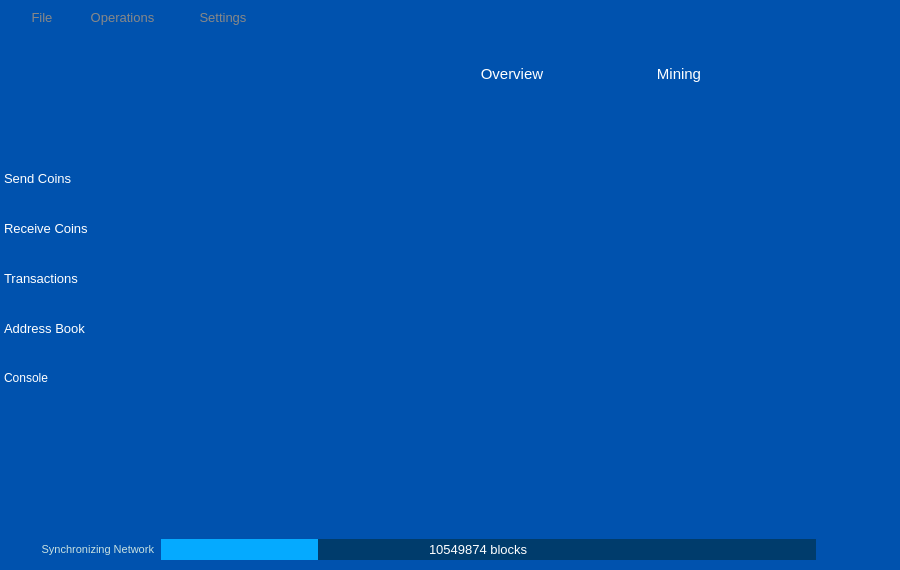
<?xml version="1.0" encoding="UTF-8"?>
<ui version="4.0">
 <class>MainWindow</class>
 <widget class="QMainWindow" name="MainWindow">
  <property name="geometry">
   <rect>
    <x>0</x>
    <y>0</y>
    <width>900</width>
    <height>570</height>
   </rect>
  </property>
  <property name="font">
   <font>
    <stylestrategy>PreferAntialias</stylestrategy>
   </font>
  </property>
  <property name="windowTitle">
   <string>MainWindow</string>
  </property>
  <property name="styleSheet">
   <string notr="true">#MainWindow {
	background-color: rgb(0, 82, 174);
}

QMenu {
    background-color: #0052AE;
    border: 0px solid black;
}

QMenu::item {
    background-color: transparent;
	color: #deeef1;
    padding: 4px 10px 4px 20px;
}

QMenu::item:selected {
    background-color: #0099СС;
	color: #FFFFFF;
    border: none;
}

/* ================= combobox */
QComboBox {
    border: 1px solid #ededed;
    padding: 0px 18px 0px 3px;
    min-width: 20px;
	min-height: 20px;
 }

 QComboBox:editable {
     background: white;
 }

 QComboBox:!editable{
      background-color: #fafcfc;
 }

QComboBox:disabled {
	background-color: #e0e0e0;
}

 QComboBox:!editable:on {
     background-color: #fafcfc;
 }

 QComboBox:on {
     /*padding-top: 3px;
     padding-left: 4px;*/
 }

QComboBox::drop-down {
    subcontrol-origin: padding;
    subcontrol-position: top right;
    width: 20px;
	background-color: #0099CC;

    border-left-width: 1px;
    border-left-color: darkgray;
    border-left-style: solid;
}
QComboBox::drop-down:hover, QComboBox::drop-down:on {
	background-color: #0099CC;
}

 QComboBox::down-arrow {
	image: url(:/res/combo_arrow.png);
 }

 QComboBox::down-arrow:on {
/*     top: 1px;
     left: 1px;*/
 }

/* =========== QLineEdit =============*/
QLineEdit {
	border: 0px solid gray;
}
QLineEdit:disabled {
	background-color: #e0e0e0;
}
/* =========== header ===============*/
QWidget[is_header=&quot;true&quot;] {
	background-color: #D8DFE9;
}
/* =========== CheckBox ==============*/
QCheckBox {
    spacing: 5px;
	color: #0052AE;
}

QCheckBox::indicator {
    width: 12px;
    height: 12px;
}

QCheckBox::indicator:unchecked {
	image: url(:/res/check_unchecked.png);
}

QCheckBox::indicator:unchecked:hover {
    image: url(:/res/check_unchecked.png);
}

QCheckBox::indicator:unchecked:pressed {
    image: url(:/res/check_unchecked.png);
}

QCheckBox::indicator:checked {
	image: url(:/res/check_checked.png);
}

QCheckBox::indicator:checked:hover {
    image: url(:/res/check_checked.png);
}

QCheckBox::indicator:checked:pressed {
    image: url(:/res/check_checked.png);
}
</string>
  </property>
  <widget class="QWidget" name="centralWidget">
   <widget class="QPushButton" name="pushButton_6">
    <property name="geometry">
     <rect>
      <x>-1</x>
      <y>160</y>
      <width>141</width>
      <height>36</height>
     </rect>
    </property>
    <property name="sizePolicy">
     <sizepolicy hsizetype="Minimum" vsizetype="Expanding">
      <horstretch>0</horstretch>
      <verstretch>0</verstretch>
     </sizepolicy>
    </property>
    <property name="font">
     <font>
      <pointsize>10</pointsize>
      <stylestrategy>PreferAntialias</stylestrategy>
     </font>
    </property>
    <property name="focusPolicy">
     <enum>Qt::NoFocus</enum>
    </property>
    <property name="styleSheet">
     <string notr="true">QPushButton {
	text-align:left;
	border: 0px solid gray;
	padding: 3px 5px 3px 5px;
	color: white;
}

QPushButton:pressed:flat {
	background-color: #0075d1;
}

QPushButton:hover {
	background-color: #0075d1;
}</string>
    </property>
    <property name="text">
     <string>Send Coins</string>
    </property>
    <property name="icon">
     <iconset resource="../res.qrc">
      <normaloff>:/res/download.png</normaloff>:/res/download.png</iconset>
    </property>
    <property name="iconSize">
     <size>
      <width>36</width>
      <height>36</height>
     </size>
    </property>
    <property name="flat">
     <bool>true</bool>
    </property>
   </widget>
   <widget class="QPushButton" name="pushButton_7">
    <property name="geometry">
     <rect>
      <x>-1</x>
      <y>210</y>
      <width>141</width>
      <height>36</height>
     </rect>
    </property>
    <property name="sizePolicy">
     <sizepolicy hsizetype="Minimum" vsizetype="Expanding">
      <horstretch>0</horstretch>
      <verstretch>0</verstretch>
     </sizepolicy>
    </property>
    <property name="font">
     <font>
      <pointsize>10</pointsize>
      <stylestrategy>PreferAntialias</stylestrategy>
     </font>
    </property>
    <property name="styleSheet">
     <string notr="true">QPushButton {
	text-align:left;
	border: 0px solid gray;
	padding: 3px 5px 3px 5px;
	color: white;
}

QPushButton:pressed:flat {
	background-color: #0075d1;
}

QPushButton:hover {
	background-color: #0075d1;
}</string>
    </property>
    <property name="text">
     <string>Receive Coins</string>
    </property>
    <property name="icon">
     <iconset resource="../res.qrc">
      <normaloff>:/res/upload.png</normaloff>:/res/upload.png</iconset>
    </property>
    <property name="iconSize">
     <size>
      <width>36</width>
      <height>36</height>
     </size>
    </property>
    <property name="flat">
     <bool>true</bool>
    </property>
   </widget>
   <widget class="QPushButton" name="pushButton_8">
    <property name="geometry">
     <rect>
      <x>-1</x>
      <y>260</y>
      <width>141</width>
      <height>36</height>
     </rect>
    </property>
    <property name="sizePolicy">
     <sizepolicy hsizetype="Minimum" vsizetype="Expanding">
      <horstretch>0</horstretch>
      <verstretch>0</verstretch>
     </sizepolicy>
    </property>
    <property name="font">
     <font>
      <pointsize>10</pointsize>
      <stylestrategy>PreferAntialias</stylestrategy>
     </font>
    </property>
    <property name="styleSheet">
     <string notr="true">QPushButton {
	text-align:left;
	border: 0px solid gray;
	padding: 3px 5px 3px 5px;
	color: white;
}

QPushButton:pressed:flat {
	background-color: #0075d1;
}

QPushButton:hover {
	background-color: #0075d1;
}</string>
    </property>
    <property name="text">
     <string>Transactions</string>
    </property>
    <property name="icon">
     <iconset resource="../res.qrc">
      <normaloff>:/res/transactions.png</normaloff>:/res/transactions.png</iconset>
    </property>
    <property name="iconSize">
     <size>
      <width>36</width>
      <height>36</height>
     </size>
    </property>
    <property name="flat">
     <bool>true</bool>
    </property>
   </widget>
   <widget class="QPushButton" name="pushButton_12">
    <property name="geometry">
     <rect>
      <x>-1</x>
      <y>310</y>
      <width>141</width>
      <height>36</height>
     </rect>
    </property>
    <property name="sizePolicy">
     <sizepolicy hsizetype="Minimum" vsizetype="Expanding">
      <horstretch>0</horstretch>
      <verstretch>0</verstretch>
     </sizepolicy>
    </property>
    <property name="font">
     <font>
      <pointsize>10</pointsize>
      <stylestrategy>PreferAntialias</stylestrategy>
     </font>
    </property>
    <property name="styleSheet">
     <string notr="true">QPushButton {
	text-align:left;
	border: 0px solid gray;
	padding: 3px 5px 3px 5px;
	color: white;
}

QPushButton:pressed:flat {
	background-color: #0075d1;
}

QPushButton:hover {
	background-color: #0075d1;
}</string>
    </property>
    <property name="text">
     <string>Address Book</string>
    </property>
    <property name="icon">
     <iconset resource="../res.qrc">
      <normaloff>:/res/address_book.png</normaloff>:/res/address_book.png</iconset>
    </property>
    <property name="iconSize">
     <size>
      <width>36</width>
      <height>36</height>
     </size>
    </property>
    <property name="flat">
     <bool>true</bool>
    </property>
   </widget>
   <widget class="QPushButton" name="bHelp">
    <property name="geometry">
     <rect>
      <x>-1</x>
      <y>360</y>
      <width>141</width>
      <height>36</height>
     </rect>
    </property>
    <property name="sizePolicy">
     <sizepolicy hsizetype="Minimum" vsizetype="Expanding">
      <horstretch>0</horstretch>
      <verstretch>0</verstretch>
     </sizepolicy>
    </property>
    <property name="minimumSize">
     <size>
      <width>30</width>
      <height>30</height>
     </size>
    </property>
    <property name="styleSheet">
     <string notr="true">QPushButton {
	text-align:left;
	border: 0px solid gray;
	padding: 3px 5px 3px 5px;
	color: white;
}

QPushButton:pressed:flat {
	background-color: #0075d1;
}

QPushButton:hover {
	background-color: #0075d1;
}
</string>
    </property>
    <property name="text">
     <string>Console</string>
    </property>
    <property name="icon">
     <iconset resource="../res.qrc">
      <normaloff>:/res/help.png</normaloff>:/res/help.png</iconset>
    </property>
    <property name="iconSize">
     <size>
      <width>36</width>
      <height>36</height>
     </size>
    </property>
    <property name="flat">
     <bool>true</bool>
    </property>
   </widget>
   <widget class="QWidget" name="layoutWidget">
    <property name="geometry">
     <rect>
      <x>0</x>
      <y>0</y>
      <width>2</width>
      <height>2</height>
     </rect>
    </property>
    <layout class="QHBoxLayout" name="horizontalLayout_8">
     <property name="spacing">
      <number>0</number>
     </property>
    </layout>
   </widget>
   <widget class="QWidget" name="wHeader" native="true">
    <property name="geometry">
     <rect>
      <x>0</x>
      <y>0</y>
      <width>902</width>
      <height>127</height>
     </rect>
    </property>
    <property name="sizePolicy">
     <sizepolicy hsizetype="Preferred" vsizetype="Fixed">
      <horstretch>0</horstretch>
      <verstretch>0</verstretch>
     </sizepolicy>
    </property>
    <property name="minimumSize">
     <size>
      <width>0</width>
      <height>127</height>
     </size>
    </property>
    <property name="maximumSize">
     <size>
      <width>16777215</width>
      <height>127</height>
     </size>
    </property>
    <property name="styleSheet">
     <string notr="true">#wHeader {
	background-color: rgb(0, 82, 174);
}

QWidget {
	color: white;
}</string>
    </property>
    <layout class="QHBoxLayout" name="horizontalLayout_4" stretch="0">
     <property name="spacing">
      <number>0</number>
     </property>
     <property name="leftMargin">
      <number>0</number>
     </property>
     <property name="topMargin">
      <number>0</number>
     </property>
     <property name="rightMargin">
      <number>0</number>
     </property>
     <property name="bottomMargin">
      <number>0</number>
     </property>
     <item>
      <layout class="QVBoxLayout" name="verticalLayout_2" stretch="0">
       <property name="spacing">
        <number>0</number>
       </property>
       <item>
        <widget class="QWidget" name="wCaption" native="true">
         <property name="styleSheet">
          <string notr="true">#wCaption {
	
	background-image: url(:/res/wallet-header.jpg);
}

QWidget {
	color: white;
}</string>
         </property>
         <widget class="QPushButton" name="pushButton_9">
          <property name="geometry">
           <rect>
            <x>19</x>
            <y>-2</y>
            <width>46</width>
            <height>38</height>
           </rect>
          </property>
          <property name="sizePolicy">
           <sizepolicy hsizetype="Maximum" vsizetype="Expanding">
            <horstretch>0</horstretch>
            <verstretch>0</verstretch>
           </sizepolicy>
          </property>
          <property name="font">
           <font>
            <pointsize>10</pointsize>
            <stylestrategy>PreferAntialias</stylestrategy>
           </font>
          </property>
          <property name="styleSheet">
           <string notr="true">QPushButton {
	border: 0px solid #0099CC;
	margin: 0px;
	padding: 10px;
	background-color: transparent;
	color: #888888;
}

QPushButton:pressed {
	border: 0px solid #0075d1;
	margin: 0px;
	background-color: rgb(0, 153, 204);
}</string>
          </property>
          <property name="text">
           <string>File</string>
          </property>
          <property name="flat">
           <bool>true</bool>
          </property>
         </widget>
         <widget class="QPushButton" name="pushButton_5">
          <property name="geometry">
           <rect>
            <x>71</x>
            <y>-2</y>
            <width>103</width>
            <height>38</height>
           </rect>
          </property>
          <property name="sizePolicy">
           <sizepolicy hsizetype="Minimum" vsizetype="Expanding">
            <horstretch>0</horstretch>
            <verstretch>0</verstretch>
           </sizepolicy>
          </property>
          <property name="font">
           <font>
            <pointsize>10</pointsize>
            <stylestrategy>PreferAntialias</stylestrategy>
           </font>
          </property>
          <property name="styleSheet">
           <string notr="true">QPushButton {
	border: 0px solid #0099CC;
	margin: 0px;
	padding: 10px;
	background-color: transparent;
	color: #888888;
}

QPushButton:pressed {
	border: 0px solid #0075d1;
	margin: 0px;
	background-color: rgb(0, 153, 204);
}</string>
          </property>
          <property name="text">
           <string>Operations</string>
          </property>
          <property name="flat">
           <bool>true</bool>
          </property>
         </widget>
         <widget class="QPushButton" name="pushButton_3">
          <property name="geometry">
           <rect>
            <x>182</x>
            <y>-2</y>
            <width>82</width>
            <height>38</height>
           </rect>
          </property>
          <property name="sizePolicy">
           <sizepolicy hsizetype="Minimum" vsizetype="Expanding">
            <horstretch>0</horstretch>
            <verstretch>0</verstretch>
           </sizepolicy>
          </property>
          <property name="font">
           <font>
            <pointsize>10</pointsize>
            <stylestrategy>PreferAntialias</stylestrategy>
           </font>
          </property>
          <property name="styleSheet">
           <string notr="true">QPushButton {
	border: 0px solid #d5c3b4;
	margin: 0px;
	padding: 10px;
	background-color: transparent;
	color: #888888;
}

QPushButton:pressed {
	border: 0px solid #0075d1;
	margin: 0px;
	background-color: rgb(0, 153, 204);
}</string>
          </property>
          <property name="text">
           <string>Settings</string>
          </property>
          <property name="flat">
           <bool>true</bool>
          </property>
         </widget>
         <widget class="QWidget" name="wCaptionButtons" native="true">
          <property name="geometry">
           <rect>
            <x>685</x>
            <y>0</y>
            <width>52</width>
            <height>30</height>
           </rect>
          </property>
          <property name="sizePolicy">
           <sizepolicy hsizetype="Fixed" vsizetype="Preferred">
            <horstretch>0</horstretch>
            <verstretch>0</verstretch>
           </sizepolicy>
          </property>
          <layout class="QHBoxLayout" name="horizontalLayout">
           <property name="sizeConstraint">
            <enum>QLayout::SetDefaultConstraint</enum>
           </property>
           <property name="leftMargin">
            <number>0</number>
           </property>
           <property name="topMargin">
            <number>0</number>
           </property>
           <property name="rightMargin">
            <number>0</number>
           </property>
           <property name="bottomMargin">
            <number>0</number>
           </property>
          </layout>
         </widget>
         <widget class="QPushButton" name="pushButton">
          <property name="geometry">
           <rect>
            <x>864</x>
            <y>3</y>
            <width>30</width>
            <height>30</height>
           </rect>
          </property>
          <property name="minimumSize">
           <size>
            <width>30</width>
            <height>30</height>
           </size>
          </property>
          <property name="maximumSize">
           <size>
            <width>30</width>
            <height>30</height>
           </size>
          </property>
          <property name="styleSheet">
           <string notr="true">QPushButton {	
	image: url(:/res/close_normal.png);
	border: 0px solid gray;
}
QPushButton:pressed:flat {
	image: url(:/res/close_normal.png);
}

QPushButton:hover {
	image: url(:/res/close_normal.png);
}</string>
          </property>
          <property name="text">
           <string notr="true"/>
          </property>
          <property name="flat">
           <bool>true</bool>
          </property>
         </widget>
         <widget class="QPushButton" name="pushButton_2">
          <property name="geometry">
           <rect>
            <x>844</x>
            <y>2</y>
            <width>16</width>
            <height>30</height>
           </rect>
          </property>
          <property name="minimumSize">
           <size>
            <width>16</width>
            <height>30</height>
           </size>
          </property>
          <property name="maximumSize">
           <size>
            <width>16</width>
            <height>30</height>
           </size>
          </property>
          <property name="styleSheet">
           <string notr="true">QPushButton {
	border: 0px solid gray;
	image: url(:/res/minimize_normal.png);
}

QPushButton:pressed:flat {
	border: 0px solid gray;
	image: url(:/res/minimize_normal.png);
}

QPushButton:hover {
	image: url(:/res/minimize_hover.png);
}</string>
          </property>
          <property name="text">
           <string notr="true"/>
          </property>
          <property name="flat">
           <bool>true</bool>
          </property>
         </widget>
         <widget class="QWidget" name="wHome" native="true">
          <property name="geometry">
           <rect>
            <x>390</x>
            <y>40</y>
            <width>90</width>
            <height>76</height>
           </rect>
          </property>
          <property name="sizePolicy">
           <sizepolicy hsizetype="Fixed" vsizetype="Expanding">
            <horstretch>0</horstretch>
            <verstretch>0</verstretch>
           </sizepolicy>
          </property>
          <property name="minimumSize">
           <size>
            <width>90</width>
            <height>76</height>
           </size>
          </property>
          <property name="maximumSize">
           <size>
            <width>90</width>
            <height>16777215</height>
           </size>
          </property>
          <property name="toolTip">
           <string>&lt;html&gt;&lt;head/&gt;&lt;body&gt;&lt;p&gt;Welcome to Worldcoin. This is your personal account&lt;/p&gt;&lt;/body&gt;&lt;/html&gt;</string>
          </property>
          <property name="styleSheet">
           <string notr="true">#wHome {
	background-color: transparent;
}

#wHome:hover {
	background-color: transparent;
}

#wHome[is_pressed=&quot;true&quot;] {
	background-color: #9D0B17;
}

#wHome[is_checked=&quot;true&quot;] {
	background-color: #758EB3;
}</string>
          </property>
          <property name="is_checked" stdset="0">
           <bool>false</bool>
          </property>
          <property name="is_pressed" stdset="0">
           <bool>false</bool>
          </property>
          <widget class="QLabel" name="label_18">
           <property name="geometry">
            <rect>
             <x>25</x>
             <y>12</y>
             <width>135</width>
             <height>51</height>
            </rect>
           </property>
           <property name="text">
            <string/>
           </property>
           <property name="pixmap">
            <pixmap resource="../res.qrc">:/res/overview.png</pixmap>
           </property>
          </widget>
         </widget>
         <widget class="QWidget" name="wMining" native="true">
          <property name="geometry">
           <rect>
            <x>574</x>
            <y>40</y>
            <width>90</width>
            <height>76</height>
           </rect>
          </property>
          <property name="sizePolicy">
           <sizepolicy hsizetype="Fixed" vsizetype="Expanding">
            <horstretch>0</horstretch>
            <verstretch>0</verstretch>
           </sizepolicy>
          </property>
          <property name="minimumSize">
           <size>
            <width>90</width>
            <height>76</height>
           </size>
          </property>
          <property name="maximumSize">
           <size>
            <width>90</width>
            <height>16777215</height>
           </size>
          </property>
          <property name="styleSheet">
           <string notr="true">#wMining {
	background-color: transparent;
}

#wMining:hover {
	background-color: transparent;
}

#wMining[is_pressed=&quot;true&quot;] {
	background-color: #9D0B17;
}

#wMining[is_checked=&quot;true&quot;] {
	background-color: #758EB3;
}</string>
          </property>
          <property name="is_checked" stdset="0">
           <bool>false</bool>
          </property>
          <property name="is_pressed" stdset="0">
           <bool>false</bool>
          </property>
          <widget class="QLabel" name="label_16">
           <property name="geometry">
            <rect>
             <x>17</x>
             <y>12</y>
             <width>130</width>
             <height>51</height>
            </rect>
           </property>
           <property name="text">
            <string/>
           </property>
           <property name="pixmap">
            <pixmap resource="../res.qrc">:/res/mining.png</pixmap>
           </property>
          </widget>
          <zorder>label_16</zorder>
          <zorder>label_17</zorder>
          <zorder>label_18</zorder>
          <zorder>label_19</zorder>
         </widget>
         <widget class="QLabel" name="label_17">
          <property name="geometry">
           <rect>
            <x>644</x>
            <y>64</y>
            <width>70</width>
            <height>20</height>
           </rect>
          </property>
          <property name="font">
           <font>
            <pointsize>11</pointsize>
            <stylestrategy>PreferAntialias</stylestrategy>
           </font>
          </property>
          <property name="styleSheet">
           <string notr="true">QLabel {
	color: white;
}</string>
          </property>
          <property name="text">
           <string>Mining</string>
          </property>
          <property name="alignment">
           <set>Qt::AlignCenter</set>
          </property>
         </widget>
         <widget class="QLabel" name="label_19">
          <property name="geometry">
           <rect>
            <x>464</x>
            <y>64</y>
            <width>96</width>
            <height>20</height>
           </rect>
          </property>
          <property name="font">
           <font>
            <pointsize>11</pointsize>
            <stylestrategy>PreferAntialias</stylestrategy>
           </font>
          </property>
          <property name="styleSheet">
           <string notr="true">QLabel {
	color: white;
}</string>
          </property>
          <property name="text">
           <string>Overview</string>
          </property>
          <property name="alignment">
           <set>Qt::AlignCenter</set>
          </property>
         </widget>
         <widget class="QLabel" name="label">
          <property name="geometry">
           <rect>
            <x>7</x>
            <y>40</y>
            <width>328</width>
            <height>80</height>
           </rect>
          </property>
          <property name="styleSheet">
           <string notr="true">#label {
	
	background-image: url(:/res/worldcoin-logo.png);
}</string>
          </property>
          <property name="text">
           <string/>
          </property>
         </widget>
        </widget>
       </item>
      </layout>
     </item>
    </layout>
   </widget>
   <widget class="QStackedWidget" name="stackedWidget">
    <property name="geometry">
     <rect>
      <x>155</x>
      <y>141</y>
      <width>733</width>
      <height>378</height>
     </rect>
    </property>
    <property name="currentIndex">
     <number>-1</number>
    </property>
   </widget>
   <widget class="QWidget" name="wStatusBar" native="true">
    <property name="geometry">
     <rect>
      <x>0</x>
      <y>530</y>
      <width>901</width>
      <height>37</height>
     </rect>
    </property>
    <property name="minimumSize">
     <size>
      <width>0</width>
      <height>37</height>
     </size>
    </property>
    <property name="maximumSize">
     <size>
      <width>16777215</width>
      <height>37</height>
     </size>
    </property>
    <property name="styleSheet">
     <string notr="true">#wStatusBar {
	background-color: #0052AE;
}
QLabel {
	color: #c8e1e1;
}</string>
    </property>
    <widget class="QLabel" name="label_12">
     <property name="geometry">
      <rect>
       <x>11</x>
       <y>11</y>
       <width>143</width>
       <height>17</height>
      </rect>
     </property>
     <property name="font">
      <font>
       <pointsize>8</pointsize>
      </font>
     </property>
     <property name="text">
      <string>Synchronizing Network</string>
     </property>
     <property name="alignment">
      <set>Qt::AlignRight|Qt::AlignTrailing|Qt::AlignVCenter</set>
     </property>
    </widget>
    <widget class="QProgressBar" name="progressBar">
     <property name="geometry">
      <rect>
       <x>161</x>
       <y>9</y>
       <width>655</width>
       <height>21</height>
      </rect>
     </property>
     <property name="minimumSize">
      <size>
       <width>200</width>
       <height>0</height>
      </size>
     </property>
     <property name="styleSheet">
      <string notr="true">QProgressBar {
    border: 0px solid grey;
	background-color: #003c6c;
}

QProgressBar::chunk {
    background-color: #05aaff;
    /*width: 20px;*/
}</string>
     </property>
     <property name="value">
      <number>24</number>
     </property>
     <property name="textVisible">
      <bool>false</bool>
     </property>
     <property name="format">
      <string/>
     </property>
    </widget>
    <widget class="QLabel" name="label_13">
     <property name="geometry">
      <rect>
       <x>429</x>
       <y>11</y>
       <width>112</width>
       <height>17</height>
      </rect>
     </property>
     <property name="font">
      <font>
       <pointsize>10</pointsize>
      </font>
     </property>
     <property name="styleSheet">
      <string notr="true">#label_13 {
	color: white;
}</string>
     </property>
     <property name="text">
      <string>10549874 blocks</string>
     </property>
    </widget>
    <widget class="QLabel" name="label_world">
     <property name="geometry">
      <rect>
       <x>866</x>
       <y>7</y>
       <width>27</width>
       <height>25</height>
      </rect>
     </property>
     <property name="text">
      <string notr="true"/>
     </property>
     <property name="pixmap">
      <pixmap resource="../res.qrc">:/res/world_icon_off.png</pixmap>
     </property>
    </widget>
    <widget class="QLabel" name="label_14">
     <property name="geometry">
      <rect>
       <x>830</x>
       <y>6</y>
       <width>34</width>
       <height>28</height>
      </rect>
     </property>
     <property name="text">
      <string notr="true"/>
     </property>
     <property name="pixmap">
      <pixmap resource="../res.qrc">:/res/connection_1.png</pixmap>
     </property>
    </widget>
    <widget class="QLabel" name="label_15">
     <property name="geometry">
      <rect>
       <x>2</x>
       <y>5</y>
       <width>0</width>
       <height>0</height>
      </rect>
     </property>
     <property name="styleSheet">
      <string notr="true">#label_15 {
	display: none;
}</string>
     </property>
     <property name="text">
      <string/>
     </property>
     <property name="pixmap">
      <pixmap resource="../res.qrc">:/res/sync_1.png</pixmap>
     </property>
    </widget>
   </widget>
  </widget>
 </widget>
 <layoutdefault spacing="6" margin="11"/>
 <resources>
  <include location="../res.qrc"/>
 </resources>
 <connections>
  <connection>
   <sender>pushButton</sender>
   <signal>clicked()</signal>
   <receiver>MainWindow</receiver>
   <slot>close()</slot>
   <hints>
    <hint type="sourcelabel">
     <x>796</x>
     <y>30</y>
    </hint>
    <hint type="destinationlabel">
     <x>736</x>
     <y>4</y>
    </hint>
   </hints>
  </connection>
  <connection>
   <sender>pushButton_2</sender>
   <signal>clicked()</signal>
   <receiver>MainWindow</receiver>
   <slot>showMinimized()</slot>
   <hints>
    <hint type="sourcelabel">
     <x>760</x>
     <y>36</y>
    </hint>
    <hint type="destinationlabel">
     <x>754</x>
     <y>20</y>
    </hint>
   </hints>
  </connection>
  <connection>
   <sender>pushButton_8</sender>
   <signal>clicked()</signal>
   <receiver>MainWindow</receiver>
   <slot>gotoHistoryPage()</slot>
   <hints>
    <hint type="sourcelabel">
     <x>477</x>
     <y>72</y>
    </hint>
    <hint type="destinationlabel">
     <x>803</x>
     <y>61</y>
    </hint>
   </hints>
  </connection>
  <connection>
   <sender>pushButton_9</sender>
   <signal>clicked()</signal>
   <receiver>MainWindow</receiver>
   <slot>menuFileRequested()</slot>
   <hints>
    <hint type="sourcelabel">
     <x>358</x>
     <y>32</y>
    </hint>
    <hint type="destinationlabel">
     <x>73</x>
     <y>0</y>
    </hint>
   </hints>
  </connection>
  <connection>
   <sender>pushButton_5</sender>
   <signal>clicked()</signal>
   <receiver>MainWindow</receiver>
   <slot>menuOperationsRequested()</slot>
   <hints>
    <hint type="sourcelabel">
     <x>434</x>
     <y>20</y>
    </hint>
    <hint type="destinationlabel">
     <x>293</x>
     <y>2</y>
    </hint>
   </hints>
  </connection>
  <connection>
   <sender>pushButton_3</sender>
   <signal>clicked()</signal>
   <receiver>MainWindow</receiver>
   <slot>menuSettingsRequested()</slot>
   <hints>
    <hint type="sourcelabel">
     <x>541</x>
     <y>30</y>
    </hint>
    <hint type="destinationlabel">
     <x>601</x>
     <y>3</y>
    </hint>
   </hints>
  </connection>
  <connection>
   <sender>pushButton_7</sender>
   <signal>clicked()</signal>
   <receiver>MainWindow</receiver>
   <slot>gotoReceiveCoinsPage()</slot>
   <hints>
    <hint type="sourcelabel">
     <x>310</x>
     <y>105</y>
    </hint>
    <hint type="destinationlabel">
     <x>303</x>
     <y>-8</y>
    </hint>
   </hints>
  </connection>
  <connection>
   <sender>pushButton_12</sender>
   <signal>clicked()</signal>
   <receiver>MainWindow</receiver>
   <slot>gotoAddressBookPage()</slot>
   <hints>
    <hint type="sourcelabel">
     <x>487</x>
     <y>111</y>
    </hint>
    <hint type="destinationlabel">
     <x>320</x>
     <y>-7</y>
    </hint>
   </hints>
  </connection>
  <connection>
   <sender>pushButton_6</sender>
   <signal>clicked()</signal>
   <receiver>MainWindow</receiver>
   <slot>gotoSendCoinsPage()</slot>
   <hints>
    <hint type="sourcelabel">
     <x>281</x>
     <y>66</y>
    </hint>
    <hint type="destinationlabel">
     <x>120</x>
     <y>-4</y>
    </hint>
   </hints>
  </connection>
 </connections>
 <slots>
  <slot>miningClicked(bool)</slot>
  <slot>showTransactionsRequested()</slot>
  <slot>showHomeRequested()</slot>
  <slot>menuFileRequested()</slot>
  <slot>menuOperationsRequested()</slot>
  <slot>menuSettingsRequested()</slot>
  <slot>showReceiveMegsRequested()</slot>
  <slot>showAddressBookRequested()</slot>
  <slot>showSendMegsRequested()</slot>
  <slot>transactionsSortOrderChanged()</slot>
  <slot>showServiceMessages()</slot>
  <slot>addAddressBookRecordRequested()</slot>
  <slot>showSignMessageRequested()</slot>
  <slot>showMessageVerificationDialogRequested()</slot>
  <slot>verifyMessageRequested()</slot>
  <slot>signMessageRequested()</slot>
  <slot>editAddressBookRecordRequested()</slot>
  <slot>useProxyChangedRequested(bool)</slot>
  <slot>gotoOverviewPage()</slot>
  <slot>gotoHistoryPage()</slot>
  <slot>gotoAddressBookPage()</slot>
  <slot>gotoReceiveCoinsPage()</slot>
  <slot>gotoSendCoinsPage()</slot>
  <slot>optionsClicked()</slot>
  <slot>aboutClicked()</slot>
  <slot>gotoSignMessageTab()</slot>
  <slot>gotoVerifyMessageTab()</slot>
  <slot>onMiningClicked()</slot>
  <slot>onMiningToggled(bool)</slot>
 </slots>
</ui>
